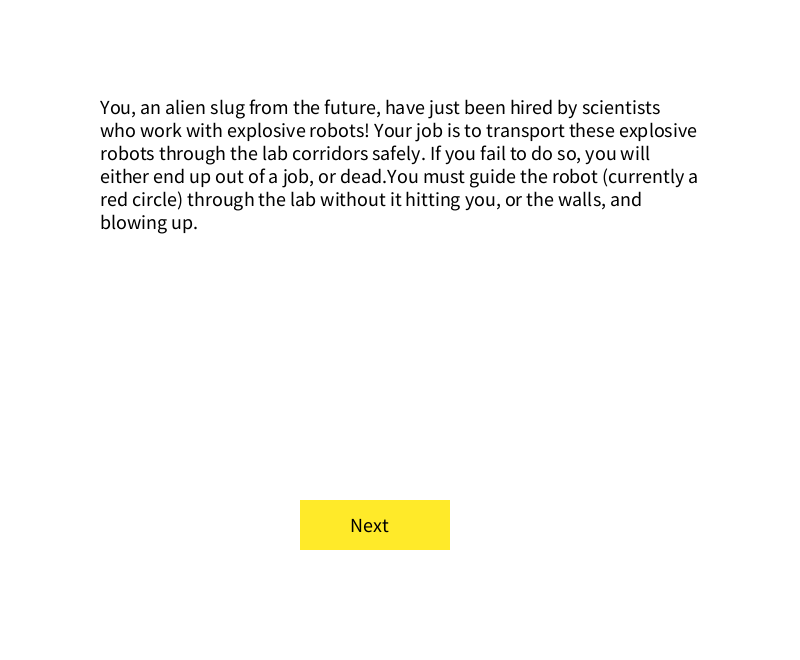
Frame 1 (no input)
Frame 60 (the mouse pressed at the canvas centre just before this capture): identical to frame 1, image omitted
Frame 120 (the mouse held since frame 60 and released just before this capture): identical to frame 1, image omitted

The Processing sketch that drew this single still picture (run headless with seeded random() and noise(); from frame 60 on, the mouse is pressed at the canvas centre):

// Processing sketch: processing_144568
// ── processing_144568.pde

//What level of the game the player is at
int level =0;
//What is being shown, 1=Instructions, 2=Dead screen, 3=Win screen, 4=In game
int screen = 1;
//Time limit for levels (if 0, timelimit doesn't apply)
int timelimit = 0;
//Stage of instructions the player is it
int instructionsStage=1;
//did you die in the example of the instructions?(0 = dead, 1 = alive)
int demoDead=1;

//MAIN GAMEPLAY array for mouse positions, for black slug effect, and position of robot (xpos[0],ypos[0])
int[] xpos=new int[40];
int[] ypos=new int[40];

//TUTORIAL PT1 array for mouse positions, for black slug effect, and position of robot (xpos[0],ypos[0])
int[] xpos1=new int[40];
int[] ypos1=new int[40];

//Function for the slug and robot (1 for normal game play, 2 for non-robot levels, 3 for tutorial pt1)
void slug(int a){
         if(a==1 || a==2){
          background(255);
          //array values of mouse positions shift
          for (int i=0; i<xpos.length-1; i++){
              xpos[i]=xpos[i+1];
              ypos[i]=ypos[i+1];
          }
          //current mouse position is allways joining the array
          xpos[xpos.length-1]=mouseX;
          ypos[ypos.length-1]=mouseY;
          //creates slug effect
          for (int i=0; i<xpos.length; i++){
             noStroke();
             fill(255-i*6);
             ellipse(xpos[i],ypos[i],(i/4)*3,(i/4)*3);
          }
         }
         if(a==3){
          demoDead=1;
          //array values of mouse positions shift
          for (int i=0; i<xpos1.length-1; i++){
              xpos1[i]=xpos1[i+1];
              ypos1[i]=ypos1[i+1];
          }
          //last array position is moved along x (controls speed and direction the example slug moves in the tutorial)
          if((xpos1[xpos1.length-1])<=200){
          xpos1[xpos1.length-1]=((xpos1[xpos1.length-1])+10);
          }
          if(((xpos1[xpos1.length-1])>=200)&&((xpos1[xpos1.length-1])<=225)){
          xpos1[xpos1.length-1]=((xpos1[xpos1.length-1])+1);
          }
          if(((xpos1[xpos1.length-1])>=225)&&((xpos1[xpos1.length-1])<=400)){
          xpos1[xpos1.length-1]=((xpos1[xpos1.length-1])+10);
          }
          if(((xpos1[xpos1.length-1])>=400)&&((xpos1[xpos1.length-1])<435)){
          xpos1[xpos1.length-1]=((xpos1[xpos1.length-1])+1);
          }
          if((xpos1[0])>=435){
            xpos1[xpos1.length-1]=((xpos1[xpos1.length-1])+1);
          }
          //hides slug and robot for short period before restaring the demo
          if((xpos1[0])>405){
            text("Dead",350,232);
            demoDead=0;
          }
          //restarts the demo
          if((xpos1[0])>=440){
            demoDead=1;
              //resetting array
          for(int i=0;i<xpos1.length;i++){
             xpos1[i]=80;
             ypos1[i]=300;
          }
          }
          
           
          //RESTART THE DEMO ONCE FINISHED
          //creates slug effect
          //only if it's ment to be visible
          if (demoDead==1){
          for (int i=0; i<xpos1.length; i++){
             noStroke();
             fill(255-i*6);
             ellipse(xpos1[i],ypos1[i],(i/4)*3,(i/4)*3);
          }
          }         
         }
           if (a==1){   
             for (int i=0; i<xpos.length; i++){
           //draws robot being on last mouse position in the array 
           fill(255,0,0);
           ellipse(xpos[0],ypos[0],50,50);
             }
            }
           if (a==3){   
             for (int i=0; i<xpos.length; i++){
           //draws robot being on last  position in the array
           //only if it's ment to be visible
          if (demoDead==1){ 
           fill(255,0,0);
           ellipse(xpos1[0],ypos1[0],50,50);
             }
             }
            }
}
    



//Reused button, 1=instrutions part 1, 2=instructions part 2, 3=begin game, 4=continue game
void button(int a){
  fill(255,234,41);
  noStroke();
  if (a==1){
    rect(300,500,150,50);
    fill(0);
    text("Next",350,532);
  }
  if(a==2){
    rect(300,100,150,50);
    fill(0);
    text("Next",350,132);
  }
  if(a==3){
    rect(300,100,150,50);
    fill(0);
    text("Start!",350,132);
  }
  if(a==4){
    rect(300,100,150,50);
    fill(0);
    text("Resume",350,132);
  }
}

//INSTRUCTIONS function (a=level of the game, 0=not started)
void instructions(){
  background(255,255,255);
  textSize(20);
  cursor(CROSS);
  fill(0);
  if(instructionsStage==1){ 
    text("You, an alien slug from the future, have just been hired by scientists who work with explosive robots! Your job is to transport these explosive robots through the lab corridors safely. If you fail to do so, you will either end up out of a job, or dead.You must guide the robot (currently a red circle) through the lab without it hitting you, or the walls, and blowing up.",100,100,600,600);
    button(1);
    if((mousePressed)&&((mouseX>300)&&(mouseX<450)&&(mouseY>500)&&(mouseY<550))){  
      instructionsStage++; 
    }
  }
  if(instructionsStage==2){
    text("The scientits have programmed each robot to follow your moves exactly when you hold down your mouse button, but 1 second behind, so if you move too slowly, it will catch you up, which will get you killed.",100,425,600,600); 
    button(2);  
    slug(3);
    if((mousePressed)&&((mouseX>300)&&(mouseX<450)&&(mouseY>100)&&(mouseY<150))){  
      instructionsStage++; 
    }
  }
  if(instructionsStage==3){
    text("Also, because it is bigger than you, if you move too close to the walls, it will hit them, and be destroyed, which will get you fired. Stay in the middle of corridors, and keep away from corners!",100,100,600,600); 
    button(1);
    if((mousePressed)&&((mouseX>300)&&(mouseX<450)&&(mouseY>500)&&(mouseY<550))){  
      instructionsStage++; 
    }
  }
  if (instructionsStage==4){
    text("Teleportation is a thing. The yellow bits of the corridors are too narrow for the robots to follow you through. So the scientits have made a teleportation mat for the robot to use at each end of the narrow corridors. To use the mats, you have to guide the robot onto the first mat, stop clicking your mouse button so it stays there, then go through the corridor, stand on the second mat, and click again to activate the teleportation mats.",100,400,600,600);
    if(level==0){
    button(3);
    }
    else{
      button(4);
    }
    if((mousePressed)&&((mouseX>300)&&(mouseX<450)&&(mouseY>100)&&(mouseY<150))){  
      screen=4;
     instructionsStage=0; 
    }
  }
}


void setup(){
  size(800,660); 
  background(255);
  //MAIN GAMEPLAY initializing array of mouse positions as all equalling 0
          for(int i=0;i<xpos.length;i++){
             xpos[i]=0;
             ypos[i]=0;
          }
  //TUTORIAL PT 1 initializing array of mouse positions
          for(int i=0;i<xpos1.length;i++){
             xpos1[i]=80;
             ypos1[i]=300;
          }
}

void draw(){
 if(screen==1){
 
 instructions();
 
 }
 if(screen==4){
   background(255);
   text("This is the first level. I'll make this at some point",200,200);
 }
}
